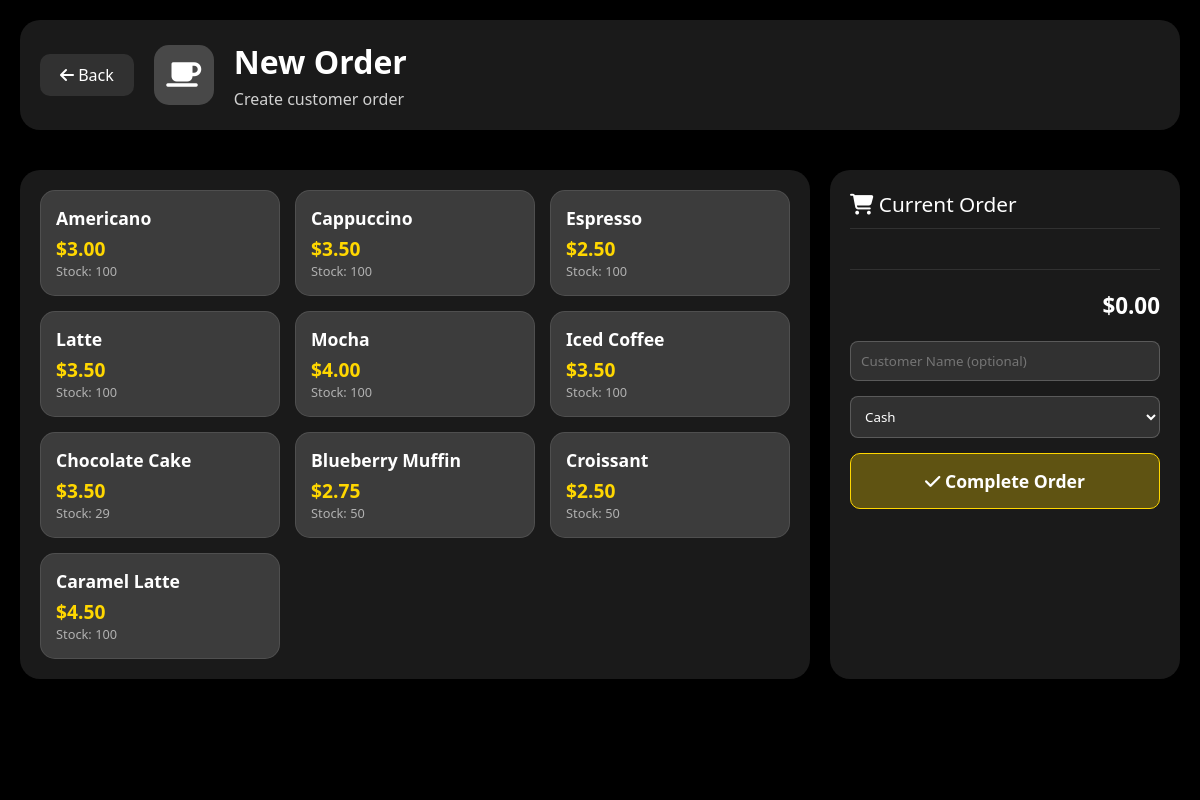
Screenshot of /new-order.php (signed in) with the database file from the repository.
### tables this page shows
CREATE TABLE `products` (
  `id` int(11) NOT NULL,
  `name` varchar(100) NOT NULL,
  `description` text DEFAULT NULL,
  `price` decimal(10,2) NOT NULL,
  `category` varchar(50) DEFAULT NULL,
  `stock` int(11) DEFAULT 0,
  `created_at` timestamp NOT NULL DEFAULT current_timestamp(),
  `updated_at` timestamp NULL DEFAULT NULL ON UPDATE current_timestamp()
);

### new-order.php (the view, shortened to what this page needs)
<?php
require_once 'config.php';
$products = $conn->query("SELECT * FROM products WHERE stock > 0 ORDER BY category, name");
?>
<!DOCTYPE html>
<html lang="en">
<head>
    <link rel="stylesheet" href="https://cdnjs.cloudflare.com/ajax/libs/font-awesome/6.4.0/css/all.min.css">
</head>
<body>
    <video autoplay muted loop id="video-background">
        <source src="videos/coffee-bg.mp4" type="video/mp4">
        <source src="https://assets.mixkit.co/videos/preview/mixkit-steaming-hot-coffee-in-a-cup-2902-large.mp4" type="video/mp4">
    </video>
    <div class="video-overlay"></div>
    <div class="container">
        <div class="header">
            <div class="brand">
                <a href="dashboard.php"><i class="fas fa-arrow-left"></i> Back</a>
                <div class="logo"><i class="fas fa-coffee"></i></div>
                <div class="brand-text">
                    <h1>New Order</h1>
                    <p>Create customer order</p>
                </div>
            </div>
        </div>
        <form method="POST" id="orderForm">
            <div class="pos-container">
                <div class="products-grid">
                    <?php while($product = $products->fetch_assoc()): ?>
                    <div class="product-card" onclick="addToCart(<?php echo $product['id']; ?>, '<?php echo addslashes($product['name']); ?>', <?php echo $product['price']; ?>)">
                        <div class="product-name"><?php echo htmlspecialchars($product['name']); ?></div>
                        <div class="product-price">$<?php echo number_format($product['price'], 2); ?></div>
                        <div class="product-stock">Stock: <?php echo $product['stock']; ?></div>
                    </div>
                    <?php endwhile; ?>
                </div>
                <div class="cart">
                    <div class="cart-header">
                        <i class="fas fa-shopping-cart"></i> Current Order
                    </div>
                    <div class="cart-total" id="cartTotal">$0.00</div>
                    <input type="text" name="customer_name" placeholder="Customer Name (optional)">
                    <select name="payment_method">
                        <option value="cash">Cash</option>
                    </select>
                    <button type="submit" name="place_order" class="btn-checkout">
                        <i class="fas fa-check"></i> Complete Order
                    </button>
                </div>
            </div>
        </form>
    </div>
</body>
</html>

### new-order.php (style rules this page uses)
* { margin: 0; padding: 0; box-sizing: border-box; font-family: 'Segoe UI', 'Helvetica Neue', Arial, sans-serif; }
body { min-height: 100vh; padding: 20px; background: #000; position: relative; }
#video-background { position: fixed; top: 0; left: 0; width: 100%; height: 100%; object-fit: cover; z-index: -2; }
.video-overlay { position: fixed; top: 0; left: 0; width: 100%; height: 100%; background: rgba(0, 0, 0, 0.4); z-index: -1; }
.container { max-width: 1400px; margin: 0 auto; }
.header { display: flex; justify-content: space-between; align-items: center; margin-bottom: 40px; padding: 20px; background: rgba(255,255,255,0.1); border-radius: 20px; backdrop-filter: blur(15px); }
.brand { display: flex; align-items: center; gap: 20px; }
.brand a { color: white; text-decoration: none; padding: 10px 20px; background: rgba(255,255,255,0.1); border-radius: 10px; }
.logo { width: 60px; height: 60px; background: rgba(255,255,255,0.2); border-radius: 15px; display: flex; align-items: center; justify-content: center; color: white; font-size: 28px; }
.brand-text h1 { color: white; font-size: 2rem; margin-bottom: 5px; }
.brand-text p { color: rgba(255,255,255,0.8); }
.pos-container { display: grid; grid-template-columns: 1fr 350px; gap: 20px; margin-top: 20px; }
.products-grid { display: grid; grid-template-columns: repeat(auto-fill, minmax(200px, 1fr)); gap: 15px; background: rgba(255,255,255,0.1); border-radius: 20px; padding: 20px; backdrop-filter: blur(15px); }
.product-card { background: rgba(255,255,255,0.15); border-radius: 15px; padding: 15px; cursor: pointer; transition: all 0.3s; border: 1px solid rgba(255,255,255,0.1); }
.product-name { color: white; font-size: 1.1rem; font-weight: 600; margin-bottom: 5px; }
.product-price { color: #ffd700; font-size: 1.2rem; font-weight: 700; }
.product-stock { color: rgba(255,255,255,0.6); font-size: 0.8rem; }
.cart { background: rgba(255,255,255,0.1); border-radius: 20px; padding: 20px; backdrop-filter: blur(15px); position: sticky; top: 20px; }
.cart-header { color: white; font-size: 1.3rem; margin-bottom: 20px; padding-bottom: 10px; border-bottom: 1px solid rgba(255,255,255,0.1); }
.cart-total { color: white; font-size: 1.4rem; font-weight: 700; text-align: right; margin: 20px 0; padding-top: 20px; border-top: 1px solid rgba(255,255,255,0.1); }
.btn-checkout { background: rgba(255, 215, 0, 0.3); color: white; border: 1px solid #ffd700; width: 100%; padding: 15px; border-radius: 10px; font-size: 1.1rem; font-weight: 600; cursor: pointer; transition: all 0.3s; }
input, select { width: 100%; padding: 10px; background: rgba(255,255,255,0.1); border: 1px solid rgba(255,255,255,0.2); border-radius: 8px; color: white; margin-bottom: 15px; }

### rows the page displays
products: name "Americano", price "3.00", stock "100"
products: name "Cappuccino", price "3.50", stock "100"
products: name "Espresso", price "2.50", stock "100"
products: name "Latte", price "3.50", stock "100"
products: name "Mocha", price "4.00", stock "100"
products: name "Iced Coffee", price "3.50", stock "100"
products: name "Chocolate Cake", price "3.50", stock "29"
products: name "Blueberry Muffin", price "2.75", stock "50"
products: name "Croissant", price "2.50", stock "50"
products: name "Caramel Latte", price "4.50", stock "100"
